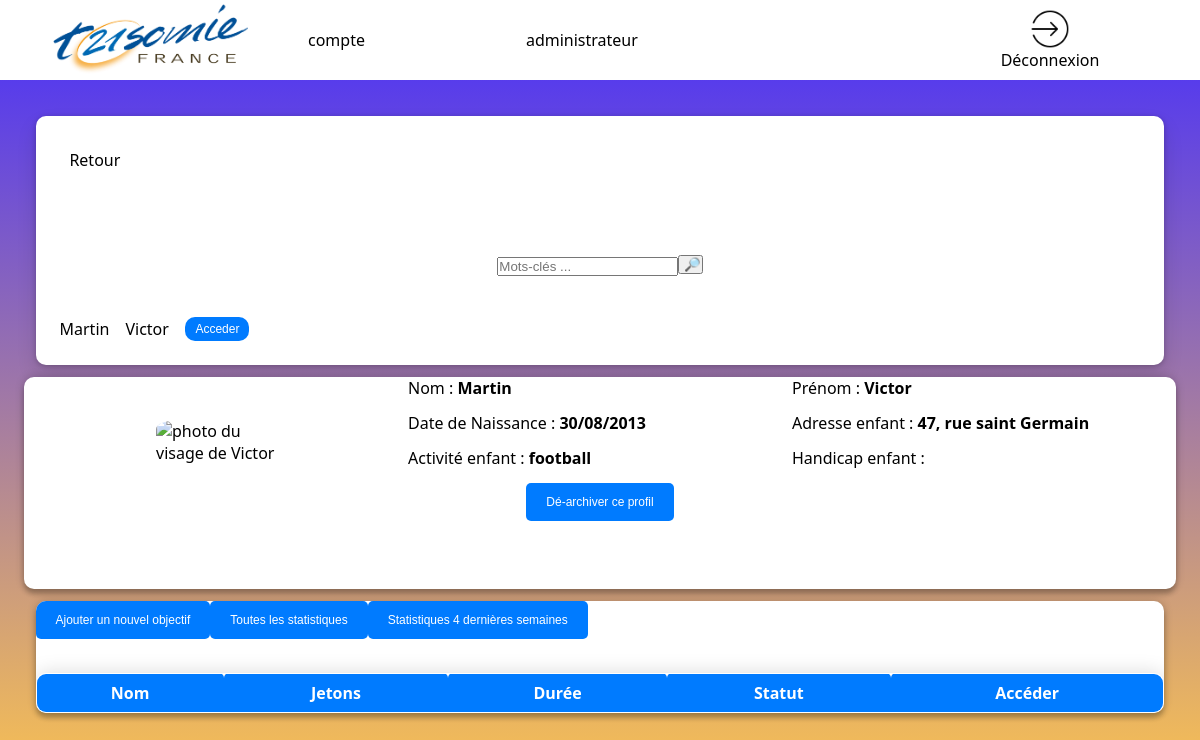
/archive_profil_enfant.php?id=28 (signed in), run on the app's committed database.
### tables this page shows
CREATE TABLE `enfant` (
  `id_enfant` int(11) NOT NULL,
  `nom` varchar(50) NOT NULL,
  `prenom` varchar(50) NOT NULL,
  `date_naissance` date NOT NULL,
  `lien_jeton` varchar(100) DEFAULT NULL,
  `adresse` varchar(100) DEFAULT NULL,
  `activite` varchar(100) DEFAULT NULL,
  `handicap` varchar(100) DEFAULT NULL,
  `info_sup` varchar(1000) DEFAULT NULL,
  `photo_enfant` varchar(100) DEFAULT NULL,
  `visibilite` tinyint(4) NOT NULL DEFAULT 0
);

### archive_profil_enfant.php (the view, shortened to what this page needs)
<!DOCTYPE html>
<html lang="fr" style="font-family: Arial,sans-serif;">
<?php
try {
    $linkpdo = new PDO("mysql:host=localhost;dbname=bddsae", "root", "");
}
catch (Exception $e) {
    die('Erreur : ' . $e->getMessage());
}
?>
<head>
    <link rel="stylesheet" href="style_admin.css">
</head>
<body>
    <header>
        <img class="logo-association" src="/sae-but2-s1/img/logo_trisomie.png" alt="logo de l'association">
        <?php
        $mail =  $_SESSION['login_user'];
        try {http:
            $res = $linkpdo->query("SELECT nom, prenom FROM membre where courriel='$mail' ORDER BY nom;");
        } catch (Exception $e) {
            die('Erreur : ' . $e->getMessage());
        }
        $double_tab = $res->fetchAll();
        $nombre_ligne = $res->rowCount();
        echo "<table>";
        for ($i = 0; $i < $nombre_ligne; $i++) {
            echo "<tr>";
            for ($y = 0; $y < 2; $y++) {
                echo "<td>";
                print_r(htmlspecialchars($double_tab[$i][$y]));
                echo "</td>";
            }
            echo "</tr>";
        }
        echo "</table>";
        ?>
        <div onclick="window.location.href ='logout.php';" class="h-deconnexion">
            <img class="img-deco" src="img/deconnexion.png" alt="Déconnexion"> Déconnexion
        </div>
    </header>
    <main>
        <nav  class="left-contenu">
        <div style="display: flex;     margin: 3%;">
           <a  class="retour"  href="page_admin.php"> Retour</a>
        </div>
            <?php
            if ($_SESSION["role_user"] != 2) {
                try {
                    if ($_SESSION["role_user"] == 1 or $_SESSION["role_user"] == 3) {
                        $res = $linkpdo->query('SELECT id_enfant, nom, prenom FROM enfant where visibilite = 1 ORDER BY nom');
                    } else {}
                } catch (Exception $e) {
                    die('Erreur : ' . $e->getMessage());
                }
                $double_tab = $res->fetchAll();
                $nombre_ligne = $res->rowCount();
                echo "<div class='liste-enfant'>";
                echo "<div class=\"recherche\">
                <form class='recherche' method=\"post\" action=\"search.php\">
                <div>
                <input class=\"input_recherche\" type=\"text\" placeholder=\"Mots-clés ...\" id=\"keywords\" name=\"keywords\" required>
                </div>
                <input class=\"bouton_recherche\" type=\"submit\" value=\" &#x1F50E;\">
                </form>
                </div>";
                echo "<table >";
                for ($i = 0; $i < $nombre_ligne; $i++) {
                    for ($y = 1; $y < 3; $y++) {
                        echo "<td>";
                        print_r(ucfirst(htmlspecialchars($double_tab[$i][$y])));
                        echo "</td>";
                    }
                    $identifiant = $double_tab[$i][0];
                    echo "<td>";
                    echo '<a href="archive_profil_enfant.php?id=' . $identifiant . '"><button  class="acceder-information-enfant">Acceder</button> </a>';
                    echo "</td>";
                }
                echo "</table>";
            }
            ?>
            </div>
        </nav>
        <?php
        if (isset($_GET['id'])) {
            $id = $_GET['id'];
            try {
                $res = $linkpdo->query("SELECT * FROM enfant where id_enfant='$id'");
            } catch (Exception $e) {
                die('Erreur : ' . $e->getMessage());
            }
            $double_tab = $res->fetchAll();
            $nom_enfant = ucfirst($double_tab[0][1]);
            $prenom_enfant = ucfirst($double_tab[0][2]);
            $ddn_enfant = date_format(new DateTime(strval($double_tab[0][3])), 'd/m/Y');
            $adresse = $double_tab[0][5];
            $activite = $double_tab[0][6];
            $handicap = $double_tab[0][7];
            $photo_enfant = $double_tab[0][9];
        }
        ?>
        <nav class="right-contenu">
            <div class="section_enfant">
                <?php
                if (isset($_GET['id'])) {
                    echo "<div class=\"div-photo-enfant\">";
                    echo "<img class=\"photo-enfant\" src=\"".htmlspecialchars($photo_enfant)."\" alt=\"photo du visage de ".htmlspecialchars($prenom_enfant)."\">";
                    echo "</div>";
                    echo "<div class=\"case-3-infos\">";
                    echo "<p class=\"info\">  Nom :<strong> ".htmlspecialchars($nom_enfant)."</strong></p>";
                    echo "<p class=\"info\">Date de Naissance :<strong>  ".htmlspecialchars($ddn_enfant)." </strong></p>";
                    echo "<p class=\"info\">Activité enfant :<strong>  ".htmlspecialchars($activite )."    </strong></p>";
                    echo "</div>";
                    echo "<div class=\"case-3-infos\">";
                    echo "<p class=\"info\">Prénom : <strong> ".htmlspecialchars($prenom_enfant)."  </strong></p>";
                    echo "<p class=\"info\">Adresse enfant : <strong>  ".htmlspecialchars($adresse )."    </strong> </p>";
                    echo "<p class=\"info\">Handicap enfant :<strong>  ".htmlspecialchars($handicap)."     </strong></p>";
                    echo "</div>";
                    echo"<center>";
                    echo '<button class="button_ajouter-objectif" type="button" onclick="openDialog(\'dialog6\', this)">Dé-archiver ce profil</button>';
                    echo"</center>";
                    echo "</div>";
                    echo "<section class=\"nb-systeme\">";
                    if ($_SESSION["role_user"] == 1 or $_SESSION["role_user"] == 3) {
                        echo' <div style="display:flex">';
                        echo '   <a href=""><button class="button_ajouter-objectif">Ajouter un nouvel objectif</button></a>';
                        echo '   <a href=""><button class="button_ajouter-objectif">Toutes les statistiques</button></a>';
                        echo '   <a href=""><button class="button_ajouter-objectif">Statistiques 4 dernières semaines</button></a>';
                        echo' </div>';                    }
                    echo "<table class='affichage-objectif'>";
                    echo "<tr class='titre-objectif'>
                        <th>Nom</th>
                        <th>Jetons</th>
                        <th>Durée</th>
                        <th class='sms'>Message</th>
                        <th class='sms'>Statut</th>
                        <th>Statut</th>
                        <th>Accéder</th>
                        <th class='sup'>Archiver</th>
                        </tr>";
                ?>
                    <?php
                    echo "</table>";
                    echo "</section>";
                } else {
                    echo "</section>";
                    echo "</div>";
                    echo "<section class=\"nb-systeme\">";
                    echo "</section>";
                }
                ?>
    </main>
</body>
</html>

### data on the page
enfant: value "Martin", value "Victor", nom "Martin", date_naissance "30/08/2013", activite "football", prenom "Victor", adresse "47, rue saint Germain"
